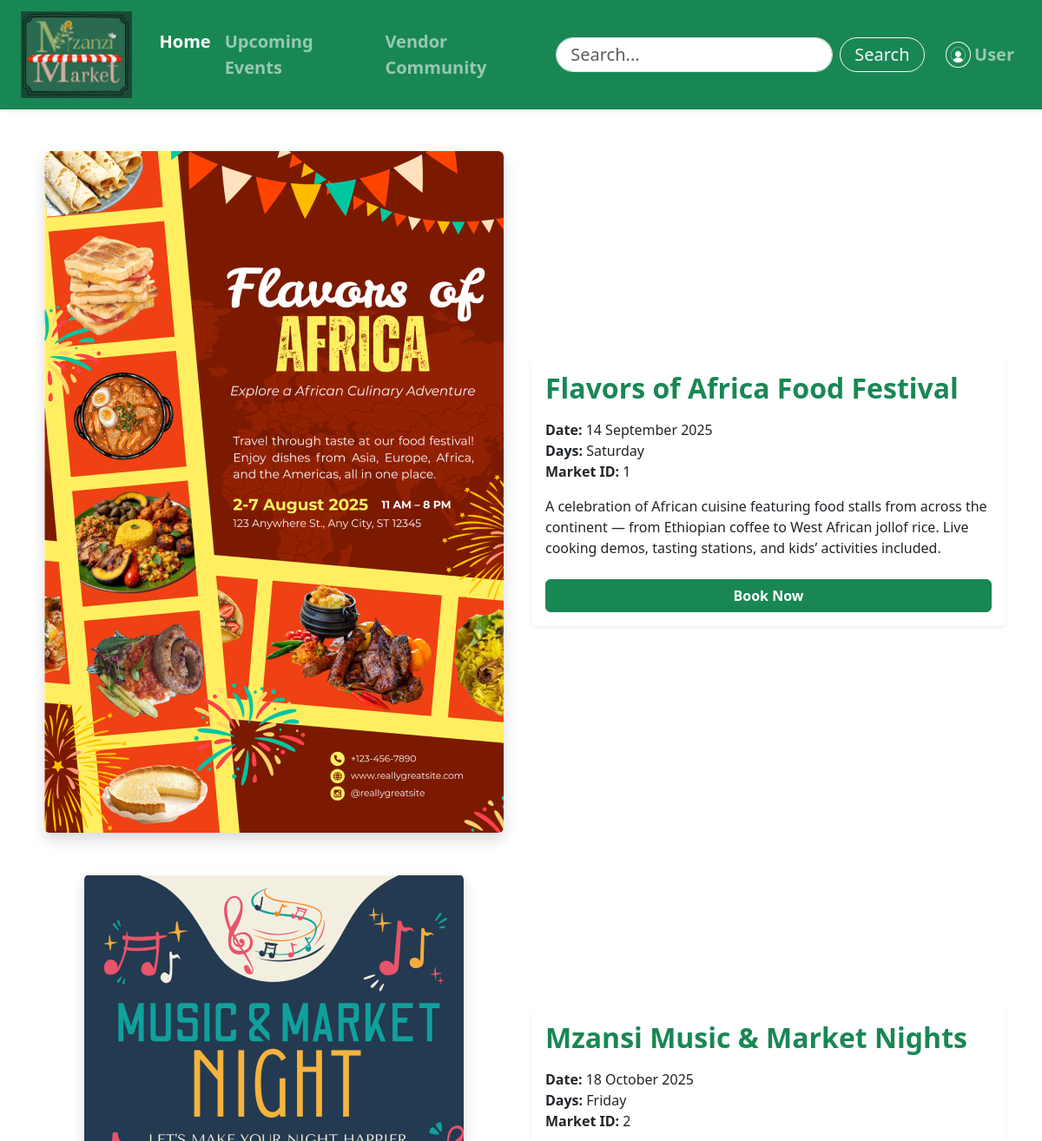
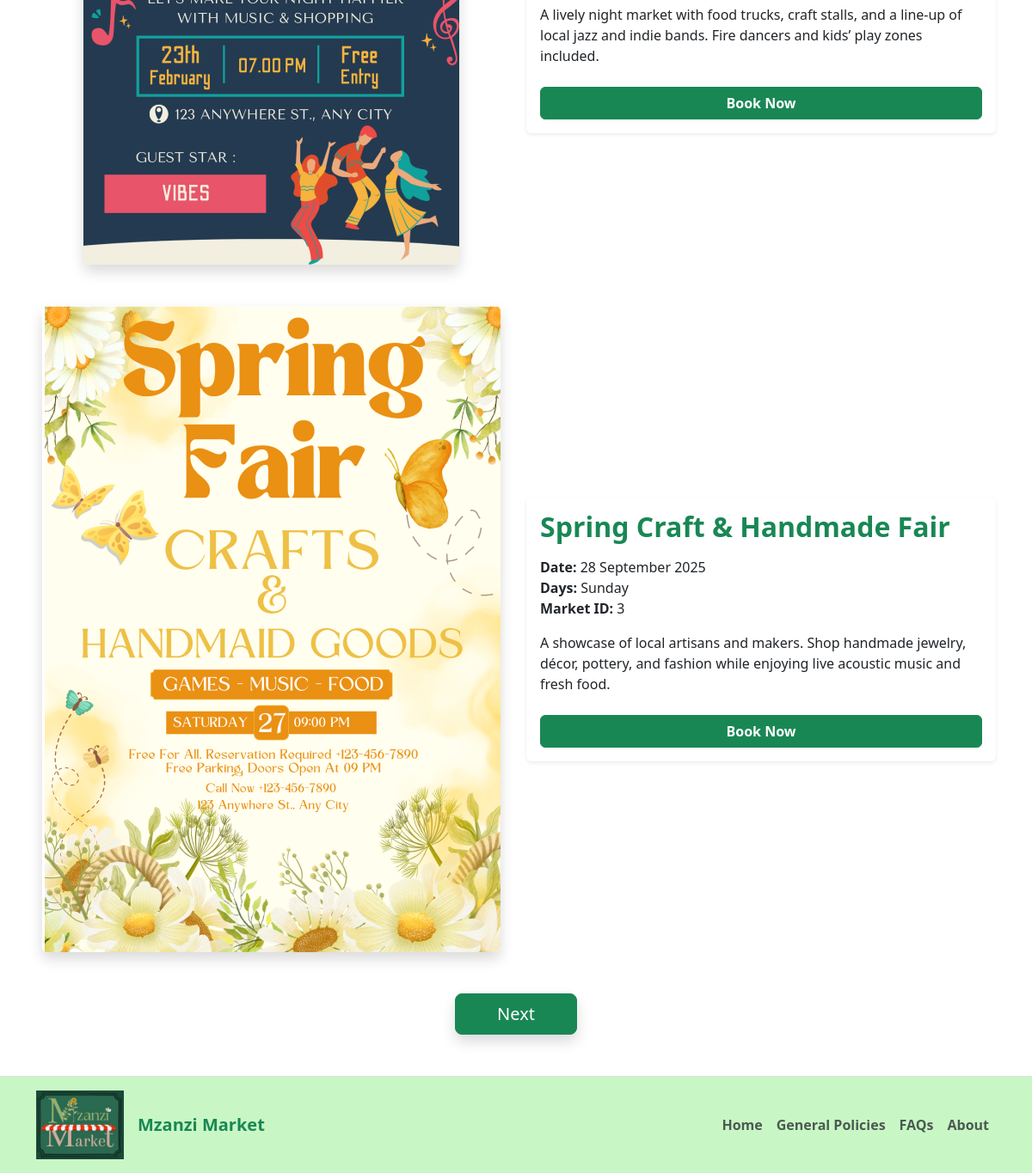
The app's page /events with its own data (2 pictures, top to bottom).
### tables this page shows
CREATE TABLE "Events" (
	"EventID"	INTEGER,
	"EventName"	TEXT NOT NULL,
	"EventDescription"	TEXT,
	"EventDate"	DATETIME,
	"EventDays"	TEXT,
	"EventBookingLink"	TEXT,
	"EventPoster"	BLOB,
	"MarketID"	INTEGER NOT NULL,
	PRIMARY KEY("EventID" AUTOINCREMENT),
	FOREIGN KEY("MarketID") REFERENCES "Market"("MarketID")
);

### app.py (the view)
@app.route("/events", methods=["GET"])
def events():
    conn = get_db_connection()
    events = conn.execute("SELECT * FROM Events").fetchall()
    conn.close()
    return render_template("events.html", events=events)

### app.py (called while the page is built)
def get_db_connection():
    conn = sqlite3.connect('Mzanzi.db', timeout=30)
    conn.row_factory = sqlite3.Row
    try:
        conn.execute("PRAGMA journal_mode=WAL")
    except:
        pass # If it fails, it just ignores it, but usually it works
    return conn

### templates/events.html (shortened to what this page needs)
<!DOCTYPE html>
<html lang="en">
<head>
  <link href="https://cdn.jsdelivr.net/npm/bootstrap@5.3.3/dist/css/bootstrap.min.css" rel="stylesheet">
</head>
<body>
    <header id="pageTop">
      <nav
        class="navbar navbar-expand-lg navbar-dark bg-success shadow-sm sticky-top py-2"
      >
        <div class="container-fluid px-4">
          <a class="navbar-brand d-flex align-items-center me-3" href="home">
            <img
              src="{{ url_for('static', filename='images/Logo.png') }}"
              alt="Mzanzi Market"
              height="100"
              class="me-2"
            />
          </a>
          <div class="collapse navbar-collapse" id="navbarSupportedContent">
            <ul class="navbar-nav me-auto mb-2 mb-lg-0">
              <li class="nav-item">
                <a class="nav-link fw-semibold fs-5 active" href="{{ url_for('home') }}"
                  >Home</a
                >
              </li>
              <li class="nav-item">
                <a class="nav-link fw-semibold fs-5" href="events"
                  >Upcoming Events</a
                >
              </li>
              <li class="nav-item">
                <a class="nav-link fw-semibold fs-5" href="vendors"
                  >Vendor Community</a
                >
              </li>
            </ul>
            <div class="d-flex align-items-center">
              <form class="d-flex me-3" role="search">
                <input
                  class="form-control me-2 rounded-pill px-3 py-1 fs-5"
                  type="search"
                  placeholder="Search..."
                  aria-label="Search"
                />
                <button
                  class="btn btn-outline-light rounded-pill px-3 py-1 fs-5"
                  type="submit"
                >
                  Search
                </button>
              </form>
              <ul class="navbar-nav d-flex align-items-center mb-0">
                <li class="nav-item">
                  <a
                    class="nav-link d-flex align-items-center fw-semibold fs-5"
                    href="login"
                  >
                    <img
                      src="{{ url_for('static', filename='images/usericon.png')}}"
                      alt="User"
                      height="30"
                      class="me-1 rounded-circle border border-light p-1"
                    />
                    <span>User</span>
                  </a>
                </li>
              </ul>
            </div>
          </div>
        </div>
      </nav>
    </header>
  <main>
    <section>
      <div class="container py-5">
        {% for event in events %}
        <div class="row g-4 align-items-center mb-5">
          <div class="col-lg-6 text-center">
            <img src="{{ url_for('static', filename='images/' + event['EventPoster']) }}"
                alt="{{ event['EventName'] }} Flyer"
                class="img-fluid rounded shadow">
          </div>
          <div class="col-lg-6">
            <div class="card border-0 shadow-sm">
              <div class="card-body">
                <h2 class="fw-bold mb-3 text-success">{{ event['EventName'] }}</h2>
                <ul class="list-unstyled mb-3">
                  <li><strong>Date:</strong> {{ event['EventDate'] }}</li>
                  <li><strong>Days:</strong> {{ event['EventDays'] }}</li>
                  <li><strong>Market ID:</strong> {{ event['MarketID'] }}</li>
                </ul>
                <p class="mb-4">{{ event['EventDescription'] }}</p>
                <a href="{{ event['EventBookingLink'] }}" class="btn btn-success w-100 fw-semibold">
                  Book Now
                </a>
              </div>
            </div>
          </div>
        </div>
        {% endfor %}
        <div class="text-center mt-5">
          <a href="#" class="btn btn-lg btn-success px-5 shadow">Next</a>
        </div>
      </div>
    </section>
  </main>
  <footer class="border-top py-3" style="background-color: #c8f7c5">
    <div
      class="container d-flex flex-wrap justify-content-between align-items-center"
    >
      <div class="d-flex align-items-center mb-3 mb-md-0">
        <img
          src="{{ url_for('static', filename='images/Logo.png') }}"
          alt="Mzanzi Market"
          height="80"
          class="me-3"
        />
        <span class="fw-bold text-success fs-5">Mzanzi Market</span>
      </div>
      <ul class="nav col-md-5 justify-content-end">
  <li class="nav-item fw-semibold">
    <a href="{{ url_for('home') }}" class="nav-link px-2 text-muted">Home</a>
  </li>
  <li class="nav-item fw-semibold">
    <a href="{{ url_for('general_policies') }}" class="nav-link px-2 text-muted">General Policies</a>
  </li>
  <li class="nav-item fw-semibold">
    <a href="{{ url_for('faq') }}" class="nav-link px-2 text-muted">FAQs</a>
  </li>
  <li class="nav-item fw-semibold">
    <a href="{{ url_for('about') }}" class="nav-link px-2 text-muted">About</a>
  </li>
</ul>
    </div>
  </footer>
</body>
</html>

### records on screen
Events: EventPoster (picture), EventName "Flavors of Africa Food Festival", EventDate "14 September 2025", EventDays "Saturday", MarketID "1", EventDescription "A celebration of African cuisine featuring food stalls from across the continent — from Ethiopian coffee to West African jollof rice. Live cooking demos, tasting stations, and kids’ activities included."
Events: EventPoster (picture), EventName "Mzansi Music & Market Nights", EventDate "18 October 2025", EventDays "Friday", MarketID "2", EventDescription "A lively night market with food trucks, craft stalls, and a line-up of local jazz and indie bands. Fire dancers and kids’ play zones included."
Events: EventPoster (picture), EventName "Spring Craft & Handmade Fair", EventDate "28 September 2025", EventDays "Sunday", MarketID "3", EventDescription "A showcase of local artisans and makers. Shop handmade jewelry, décor, pottery, and fashion while enjoying live acoustic music and fresh food."
